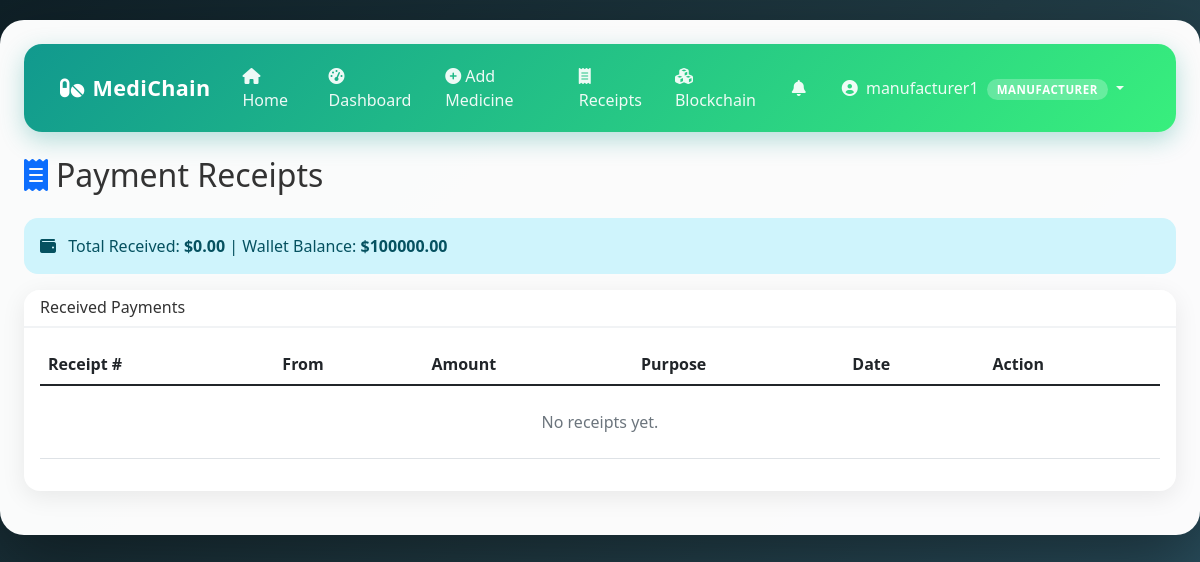
Page /manufacturer/receipts (signed in) on the committed database.
### app.py (models this page shows, shortened)
class User(UserMixin, db.Model):
    id = db.Column(db.Integer, primary_key=True)
    username = db.Column(db.String(80), unique=True, nullable=False)
    email = db.Column(db.String(120), unique=True, nullable=False)
    password_hash = db.Column(db.String(200), nullable=False)
    role = db.Column(db.String(20), nullable=False)
    license_number = db.Column(db.String(100), unique=True)
    company_name = db.Column(db.String(150))
    phone = db.Column(db.String(20))
    address = db.Column(db.Text)
    is_approved = db.Column(db.Boolean, default=True)
    is_active = db.Column(db.Boolean, default=True)
    created_at = db.Column(db.DateTime, default=datetime.utcnow)
    wallet_balance = db.Column(db.Float, default=100000.0)

### app.py (the view)
@app.route('/manufacturer/receipts')
@login_required
@role_required(['manufacturer'])
def manufacturer_receipts():
    receipts = PaymentReceipt.query.filter_by(to_user_id=current_user.id).order_by(PaymentReceipt.created_at.desc()).all()
    return render_template('manufacturer/receipts.html', receipts=receipts)

### app.py (called while the page is built)
@login_manager.user_loader
def load_user(user_id):
    return User.query.get(int(user_id))

def role_required(allowed_roles):
    def decorator(f):
        @wraps(f)
        def decorated_function(*args, **kwargs):
            if not current_user.is_authenticated or current_user.role not in allowed_roles:
                flash('Access denied.', 'danger')
                return redirect(url_for('dashboard'))
            return f(*args, **kwargs)
        return decorated_function
    return decorator

@app.context_processor
def utility_processor():
    return dict(
        User=User, MedicineProduct=MedicineProduct, MedicineCertificate=MedicineCertificate,
        PharmacyRequest=PharmacyRequest, UserOrder=UserOrder,
        MedicineReview=MedicineReview, Notification=Notification,
        PaymentReceipt=PaymentReceipt, LANGUAGES=LANGUAGES
    )

### templates/manufacturer/receipts.html (shortened to what this page needs)
{% extends "base.html" %}
{% block content %}
<h2 class="mb-4"><i class="fas fa-receipt me-2 text-primary"></i>Payment Receipts</h2>
<div class="alert alert-info">
    <i class="fas fa-wallet me-2"></i>
    Total Received: <strong>${{ "%.2f"|format(receipts|sum(attribute='amount')) }}</strong>
    | Wallet Balance: <strong>${{ "%.2f"|format(current_user.wallet_balance or 0) }}</strong>
</div>
<div class="card">
    <div class="card-header"><h6 class="mb-0">Received Payments</h6></div>
    <div class="card-body">
        <div class="table-responsive">
            <table class="table table-hover">
                <thead>
                    <tr>
                        <th>Receipt #</th>
                        <th>From</th>
                        <th>Amount</th>
                        <th>Purpose</th>
                        <th>Date</th>
                        <th>Action</th>
                    </tr>
                </thead>
                <tbody>
                    {% for r in receipts %}
                    <tr>
                        <td><code>{{ r.receipt_number }}</code></td>
                        <td>
                            <strong>{{ r.from_user.company_name or r.from_user.username }}</strong>
                            <br><small class="text-muted">{{ r.from_user.role|title }}</small>
                        </td>
                        <td><span class="text-success fw-bold">${{ "%.2f"|format(r.amount) }}</span></td>
                        <td><span class="badge bg-info">{{ r.purpose|replace('_',' ')|title }}</span></td>
                        <td>{{ r.created_at.strftime('%Y-%m-%d %H:%M') }}</td>
                        <td>
                            <a href="{{ url_for('view_receipt', receipt_number=r.receipt_number) }}" class="btn btn-sm btn-outline-primary">
                                <i class="fas fa-eye"></i> View
                            </a>
                        </td>
                    </tr>
                    {% else %}
                    <tr><td colspan="6" class="text-center text-muted py-4">No receipts yet.</td></tr>
                    {% endfor %}
                </tbody>
            </table>
        </div>
    </div>
</div>
{% endblock %}

### templates/base.html (shortened to what this page needs)
<!DOCTYPE html>
<html lang="en">
<head>
    <link href="https://cdn.jsdelivr.net/npm/bootstrap@5.1.3/dist/css/bootstrap.min.css" rel="stylesheet">
    <link rel="stylesheet" href="https://cdnjs.cloudflare.com/ajax/libs/font-awesome/6.0.0/css/all.min.css">
</head>
<body>
    <div class="container-fluid main-container">
        <nav class="navbar navbar-expand-lg navbar-custom">
            <div class="container-fluid">
                <a class="navbar-brand" href="{{ url_for('index') }}">
                    <i class="fas fa-pills me-2"></i>MediChain
                </a>
                <div class="collapse navbar-collapse" id="navbarNav">
                    <ul class="navbar-nav me-auto">
                        <li class="nav-item">
                            <a class="nav-link" href="{{ url_for('index') }}">
                                <i class="fas fa-home me-1"></i>Home
                            </a>
                        </li>
                        {% if current_user.is_authenticated %}
                            <li class="nav-item">
                                <a class="nav-link" href="{{ url_for('dashboard') }}">
                                    <i class="fas fa-tachometer-alt me-1"></i>Dashboard
                                </a>
                            </li>
                            {% if current_user.role == 'manufacturer' %}
                                <li class="nav-item"><a class="nav-link" href="{{ url_for('add_medicine') }}"><i class="fas fa-plus-circle me-1"></i>Add Medicine</a></li>
                                <li class="nav-item"><a class="nav-link" href="{{ url_for('manufacturer_receipts') }}"><i class="fas fa-receipt me-1"></i>Receipts</a></li>
                            {% endif %}
                            <li class="nav-item">
                                <a class="nav-link" href="{{ url_for('blockchain_explorer') }}">
                                    <i class="fas fa-cubes me-1"></i>Blockchain
                                </a>
                            </li>
                        {% endif %}
                    </ul>
                    <ul class="navbar-nav">
                        {% if current_user.is_authenticated %}
                            <li class="nav-item position-relative">
                                <a class="nav-link" href="{{ url_for('view_notifications') }}">
                                    <i class="fas fa-bell me-1"></i>
                                </a>
                            </li>
                            <li class="nav-item dropdown">
                                <a class="nav-link dropdown-toggle" href="#" id="userDropdown" role="button" data-bs-toggle="dropdown">
                                    <i class="fas fa-user-circle me-1"></i>
                                    {{ current_user.username }}
                                    <span class="role-badge ms-1">{{ current_user.role }}</span>
                                </a>
                            </li>
                        {% else %}
                            <li class="nav-item"><a class="nav-link" href="{{ url_for('login') }}"><i class="fas fa-sign-in-alt me-1"></i>Login</a></li>
                            <li class="nav-item"><a class="nav-link" href="{{ url_for('register') }}"><i class="fas fa-user-plus me-1"></i>Register</a></li>
                        {% endif %}
                    </ul>
                </div>
            </div>
        </nav>
        {% block content %}{% endblock %}
    </div>
</body>
</html>

### templates/base.html (style rules this page uses)
:root { --primary: #11998e; --primary-dark: #0d7a70; --accent: #38ef7d; --dark: #1a1f36; --light: #f8fafc; }
* { box-sizing: border-box; }
body { background: linear-gradient(135deg, #0f2027 0%, #203a43 50%, #2c5364 100%); min-height: 100vh; font-family: 'Segoe UI', Tahoma, Geneva, Verdana, sans-serif; color: #333; }
.main-container { background: rgba(255, 255, 255, 0.98); border-radius: 24px; padding: 24px; margin: 20px auto; box-shadow: 0 25px 70px rgba(0,0,0,0.4); max-width: 1400px; }
.navbar-custom { background: linear-gradient(135deg, var(--primary) 0%, var(--accent) 100%); border-radius: 18px; padding: 12px 24px; margin-bottom: 24px; box-shadow: 0 8px 25px rgba(17,153,142,0.3); }
.navbar-brand { color: white !important; font-weight: 700; font-size: 1.35rem; letter-spacing: 0.3px; }
.navbar-custom .nav-link { color: rgba(255,255,255,0.92) !important; font-weight: 500; padding: 8px 16px !important; border-radius: 10px; transition: all 0.25s; }
.card { border-radius: 16px; border: none; box-shadow: 0 6px 24px rgba(0,0,0,0.08); transition: all 0.3s; margin-bottom: 20px; }
.card-header { border-radius: 16px 16px 0 0 !important; background: white; border-bottom: 2px solid #f1f3f5; font-weight: 600; }
.alert { border-radius: 14px; border: none; }
.role-badge { background: rgba(255,255,255,0.25); color: white; padding: 3px 10px; border-radius: 12px; font-size: 0.72rem; font-weight: 600; text-transform: uppercase; letter-spacing: 0.5px; }

### rows in the picture
User: username "manufacturer1", role "MANUFACTURER", wallet_balance "100000.00"

### other values in the picture
{{ "%.2f"|format(receipts|sum(attribute='amount')) }} "0.00"
